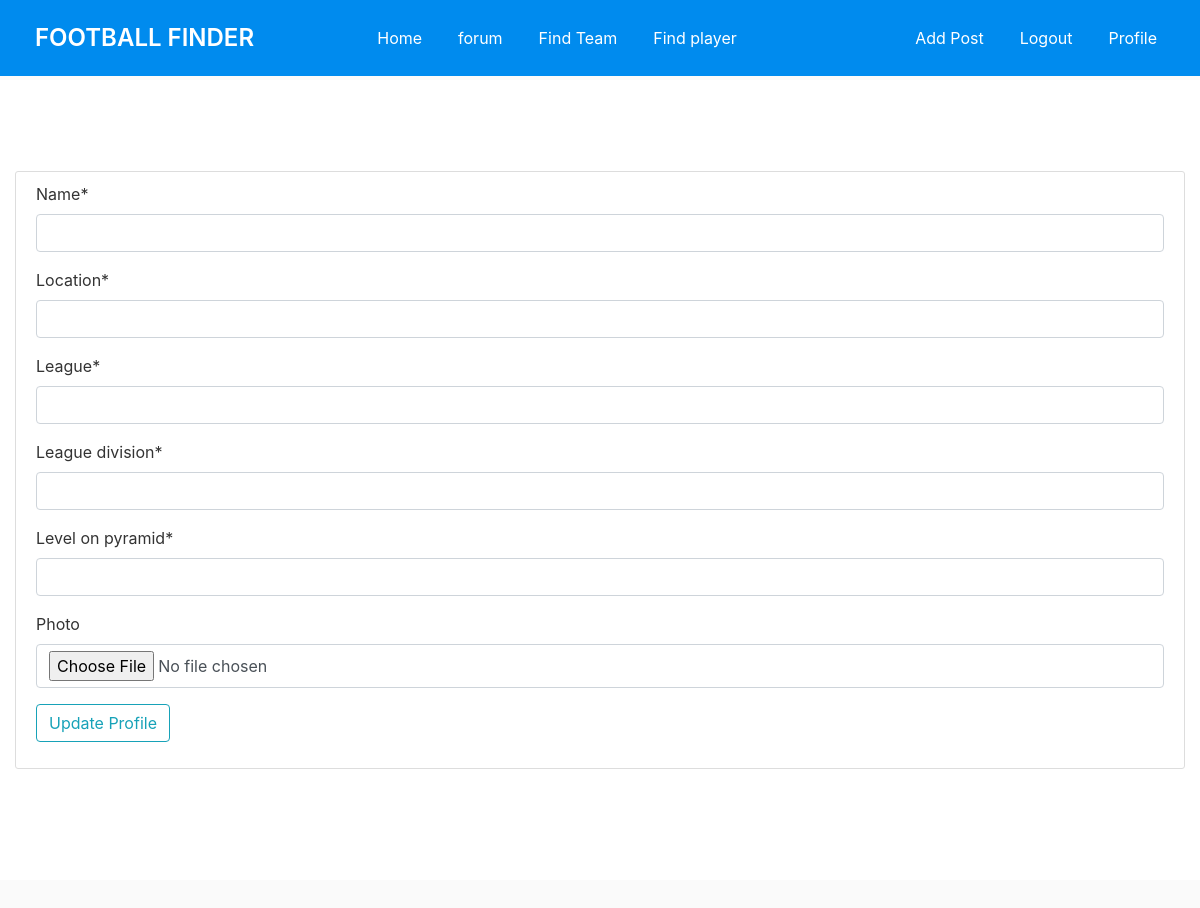
The page /team-profile/ (signed in) on the database as committed earlier.
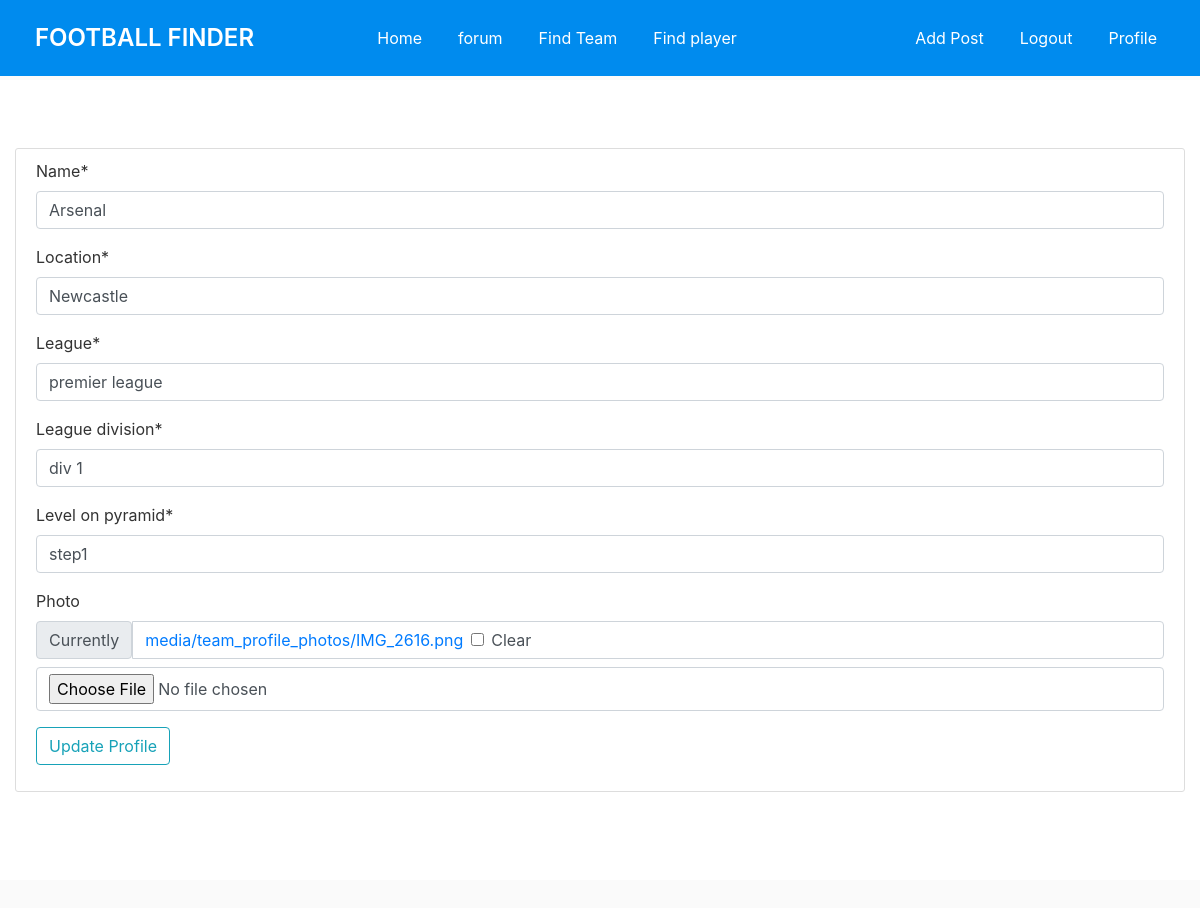
The same page on the database as committed later.
### ffinderapp/models.py (models this page shows, shortened)
class TeamProfile(models.Model):
    user = models.OneToOneField(get_user_model(), on_delete=models.CASCADE, primary_key=True)
    name = models.CharField(max_length=100)
    location = models.CharField(max_length=100, default='')
    league = models.CharField(max_length=100)
    league_division = models.CharField(max_length=50)
    level_on_pyramid = models.CharField(max_length=50)
    photo = models.ImageField(upload_to='media/team_profile_photos/', default='/media/', null=True, blank=True)

### ffinderapp/views.py (the view, shortened to what this page needs)
# urls.py: path('team-profile/', team_profile, name='team_profile'),
def team_profile(request):
    user = request.user
    u_form = ProfileUpdateForm(instance=user)
    t_form = None
    if isinstance(user, get_user_model()):  # Ensure user is CustomUser instance
        if hasattr(user, 'teamprofile'):
            team_profile = user.teamprofile
            t_form = TeamProfileForm(instance=team_profile)
        else:
            t_form = TeamProfileForm()
    else:
        pass
    return render(request, 'ffinderapp/teamprofile.html', {'u_form': u_form, 't_form': t_form})

### ffinderapp/forms.py
class ProfileUpdateForm(forms.ModelForm):
    date_of_birth = forms.DateField(
        widget=forms.widgets.DateInput(attrs={'type': 'date'}),
        help_text='Enter your date of birth'
    )
    class Meta:
        model = CustomUser
        fields = ['date_of_birth', 'photo']

class TeamProfileForm(forms.ModelForm):
    class Meta:
        model = TeamProfile
        fields = ['name', 'location', 'league', 'league_division', 'level_on_pyramid', 'photo']

### ffinderapp/templates/ffinderapp/teamprofile.html (shortened to what this page needs)
{% extends 'ffinderapp/base.html' %}
{% load crispy_forms_tags %}
{% block content %}
<div class="col-md-12">
    <div class="content-section">
        <form method="POST" enctype="multipart/form-data">
            {{ t_form|crispy }}
            <div class="form-group">
                <button class="btn btn-outline-info" type="submit">Update Profile</button>
            </div>
        </form>
    </div>
</div>
{% endblock %}

Rows that differ between the two databases and show on the page:
added TeamProfile: name "Arsenal", location "Newcastle", league "premier league", league_division "div 1", level_on_pyramid "step1"
Other text that changed with them:
form field t_form: (not shown) → "☐"
text no longer shown: "Name * Location * League * League division * Level on pyramid * Photo"
text now shown: "Name * Location * League * League division * Level on pyramid * Photo Currently media/team_profile_photos/IMG_2616.png Clear"
